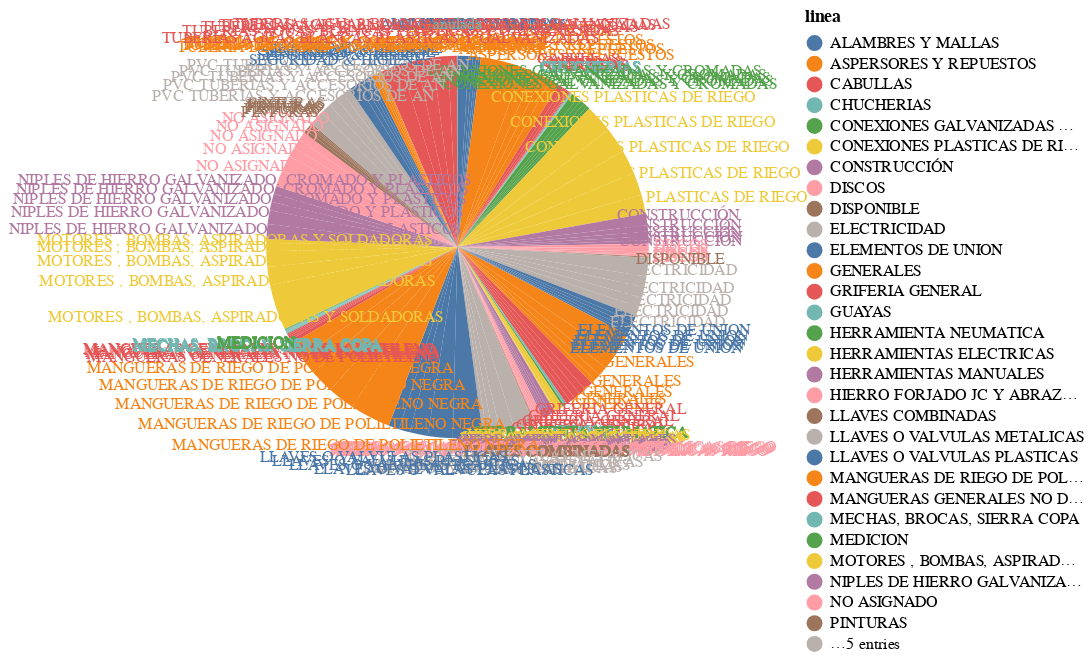

This figure's notebook cell:
### Code cell
base = alt.Chart(df_ventas_linea_mont).encode(
    theta=alt.Theta("monto_dolar:Q", stack=True), color=alt.Color("linea:N")
)

pie = base.mark_arc(outerRadius=120)
text = base.mark_text(radius=140, size=10).encode(text="linea:N")

pie + text

### Figure 1 — Vega-Lite specification as saved in the notebook (floating-point values rounded to 4 significant figures; data arrays with more than 128 entries replaced by an {"elided": "..."} marker saying what was removed)
{"config": {"view": {"continuousWidth": 400, "continuousHeight": 300}}, "layer": [{"mark": {"type": "arc", "outerRadius": 120}, "encoding": {"color": {"field": "linea", "type": "nominal"}, "theta": {"field": "monto_dolar", "stack": true, "type": "quantitative"}}}, {"mark": {"type": "text", "radius": 140, "size": 10}, "encoding": {"color": {"field": "linea", "type": "nominal"}, "text": {"field": "linea", "type": "nominal"}, "theta": {"field": "monto_dolar", "stack": true, "type": "quantitative"}}}], "data": {"name": "data-8b31cb0c666fc468dc584b1abb01b6a6"}, "$schema": "https://vega.github.io/schema/vega-lite/v4.17.0.json", "datasets": {"data-8b31cb0c666fc468dc584b1abb01b6a6": {"elided": "159 records"}}}
